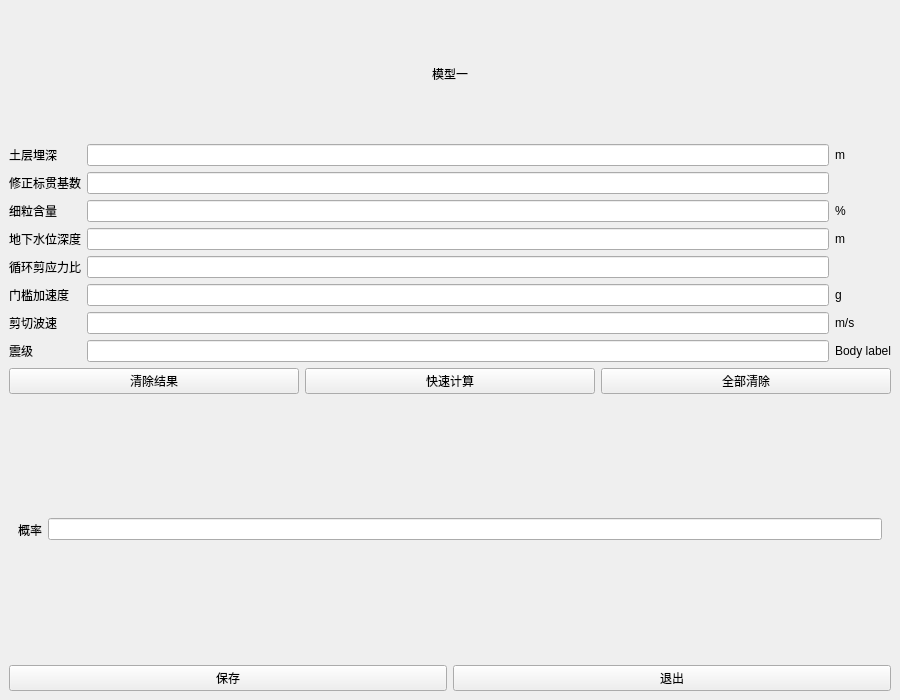
<?xml version="1.0" encoding="UTF-8"?>
<ui version="4.0">
 <class>Form</class>
 <widget class="QWidget" name="Form">
  <property name="geometry">
   <rect>
    <x>0</x>
    <y>0</y>
    <width>900</width>
    <height>700</height>
   </rect>
  </property>
  <property name="windowTitle">
   <string>Form</string>
  </property>
  <layout class="QHBoxLayout" name="horizontalLayout">
   <property name="leftMargin">
    <number>0</number>
   </property>
   <property name="topMargin">
    <number>0</number>
   </property>
   <property name="rightMargin">
    <number>0</number>
   </property>
   <property name="bottomMargin">
    <number>0</number>
   </property>
   <item>
    <widget class="CardWidget" name="CardWidget">
     <property name="minimumSize">
      <size>
       <width>20</width>
       <height>0</height>
      </size>
     </property>
     <layout class="QVBoxLayout" name="verticalLayout" stretch="1,0,2,2,1">
      <item>
       <widget class="TitleLabel" name="TitleLabel">
        <property name="text">
         <string>模型一</string>
        </property>
        <property name="alignment">
         <set>Qt::AlignCenter</set>
        </property>
       </widget>
      </item>
      <item>
       <layout class="QGridLayout" name="gridLayout">
        <item row="7" column="1">
         <widget class="LineEdit" name="LineEdit_11"/>
        </item>
        <item row="3" column="0">
         <widget class="BodyLabel" name="BodyLabel_7">
          <property name="text">
           <string>地下水位深度</string>
          </property>
         </widget>
        </item>
        <item row="6" column="0">
         <widget class="BodyLabel" name="BodyLabel_17">
          <property name="text">
           <string>剪切波速</string>
          </property>
         </widget>
        </item>
        <item row="7" column="0">
         <widget class="BodyLabel" name="BodyLabel_19">
          <property name="text">
           <string>震级</string>
          </property>
         </widget>
        </item>
        <item row="0" column="2">
         <widget class="BodyLabel" name="BodyLabel_2">
          <property name="text">
           <string>m</string>
          </property>
         </widget>
        </item>
        <item row="0" column="0">
         <widget class="BodyLabel" name="BodyLabel">
          <property name="text">
           <string>土层埋深</string>
          </property>
         </widget>
        </item>
        <item row="2" column="1">
         <widget class="LineEdit" name="LineEdit_3"/>
        </item>
        <item row="1" column="2">
         <widget class="BodyLabel" name="BodyLabel_4">
          <property name="text">
           <string/>
          </property>
         </widget>
        </item>
        <item row="6" column="2">
         <widget class="BodyLabel" name="BodyLabel_18">
          <property name="text">
           <string>m/s</string>
          </property>
         </widget>
        </item>
        <item row="5" column="1">
         <widget class="LineEdit" name="LineEdit_9"/>
        </item>
        <item row="4" column="0">
         <widget class="BodyLabel" name="BodyLabel_9">
          <property name="text">
           <string>循环剪应力比</string>
          </property>
         </widget>
        </item>
        <item row="2" column="2">
         <widget class="BodyLabel" name="BodyLabel_6">
          <property name="text">
           <string>%</string>
          </property>
         </widget>
        </item>
        <item row="6" column="1">
         <widget class="LineEdit" name="LineEdit_10"/>
        </item>
        <item row="7" column="2">
         <widget class="BodyLabel" name="BodyLabel_20">
          <property name="text">
           <string>Body label</string>
          </property>
         </widget>
        </item>
        <item row="4" column="2">
         <widget class="BodyLabel" name="BodyLabel_10">
          <property name="text">
           <string/>
          </property>
         </widget>
        </item>
        <item row="5" column="2">
         <widget class="BodyLabel" name="BodyLabel_16">
          <property name="text">
           <string>g</string>
          </property>
         </widget>
        </item>
        <item row="1" column="1">
         <widget class="LineEdit" name="LineEdit_2"/>
        </item>
        <item row="4" column="1">
         <widget class="LineEdit" name="LineEdit_5"/>
        </item>
        <item row="3" column="1">
         <widget class="LineEdit" name="LineEdit_4"/>
        </item>
        <item row="5" column="0">
         <widget class="BodyLabel" name="BodyLabel_15">
          <property name="text">
           <string>门槛加速度</string>
          </property>
         </widget>
        </item>
        <item row="1" column="0">
         <widget class="BodyLabel" name="BodyLabel_3">
          <property name="text">
           <string>修正标贯基数</string>
          </property>
         </widget>
        </item>
        <item row="2" column="0">
         <widget class="BodyLabel" name="BodyLabel_5">
          <property name="text">
           <string>细粒含量</string>
          </property>
         </widget>
        </item>
        <item row="3" column="2">
         <widget class="BodyLabel" name="BodyLabel_8">
          <property name="text">
           <string>m</string>
          </property>
         </widget>
        </item>
        <item row="0" column="1">
         <widget class="LineEdit" name="LineEdit"/>
        </item>
       </layout>
      </item>
      <item>
       <layout class="QHBoxLayout" name="horizontalLayout_2">
        <item>
         <widget class="PushButton" name="PushButton">
          <property name="text">
           <string>清除结果</string>
          </property>
         </widget>
        </item>
        <item>
         <widget class="PushButton" name="PushButton_2">
          <property name="text">
           <string>快速计算</string>
          </property>
         </widget>
        </item>
        <item>
         <widget class="PushButton" name="PushButton_3">
          <property name="text">
           <string>全部清除</string>
          </property>
         </widget>
        </item>
       </layout>
      </item>
      <item>
       <widget class="CardWidget" name="CardWidget_2">
        <layout class="QHBoxLayout" name="horizontalLayout_4">
         <item>
          <widget class="SubtitleLabel" name="SubtitleLabel">
           <property name="text">
            <string>概率</string>
           </property>
          </widget>
         </item>
         <item>
          <widget class="LineEdit" name="LineEdit_6">
           <property name="minimumSize">
            <size>
             <width>20</width>
             <height>0</height>
            </size>
           </property>
           <property name="alignment">
            <set>Qt::AlignLeading|Qt::AlignLeft|Qt::AlignVCenter</set>
           </property>
          </widget>
         </item>
        </layout>
       </widget>
      </item>
      <item>
       <layout class="QHBoxLayout" name="horizontalLayout_3">
        <item>
         <widget class="PrimaryPushButton" name="PrimaryPushButton">
          <property name="text">
           <string>保存</string>
          </property>
         </widget>
        </item>
        <item>
         <widget class="PrimaryPushButton" name="PrimaryPushButton_2">
          <property name="text">
           <string>退出</string>
          </property>
         </widget>
        </item>
       </layout>
      </item>
     </layout>
    </widget>
   </item>
  </layout>
 </widget>
 <customwidgets>
  <customwidget>
   <class>PushButton</class>
   <extends>QPushButton</extends>
   <header>qfluentwidgets</header>
  </customwidget>
  <customwidget>
   <class>PrimaryPushButton</class>
   <extends>PushButton</extends>
   <header>qfluentwidgets</header>
  </customwidget>
  <customwidget>
   <class>CardWidget</class>
   <extends>QFrame</extends>
   <header>qfluentwidgets</header>
   <container>1</container>
  </customwidget>
  <customwidget>
   <class>BodyLabel</class>
   <extends>QLabel</extends>
   <header>qfluentwidgets</header>
  </customwidget>
  <customwidget>
   <class>SubtitleLabel</class>
   <extends>QLabel</extends>
   <header>qfluentwidgets</header>
  </customwidget>
  <customwidget>
   <class>TitleLabel</class>
   <extends>QLabel</extends>
   <header>qfluentwidgets</header>
  </customwidget>
  <customwidget>
   <class>LineEdit</class>
   <extends>QLineEdit</extends>
   <header>qfluentwidgets</header>
  </customwidget>
 </customwidgets>
 <resources/>
 <connections/>
</ui>
